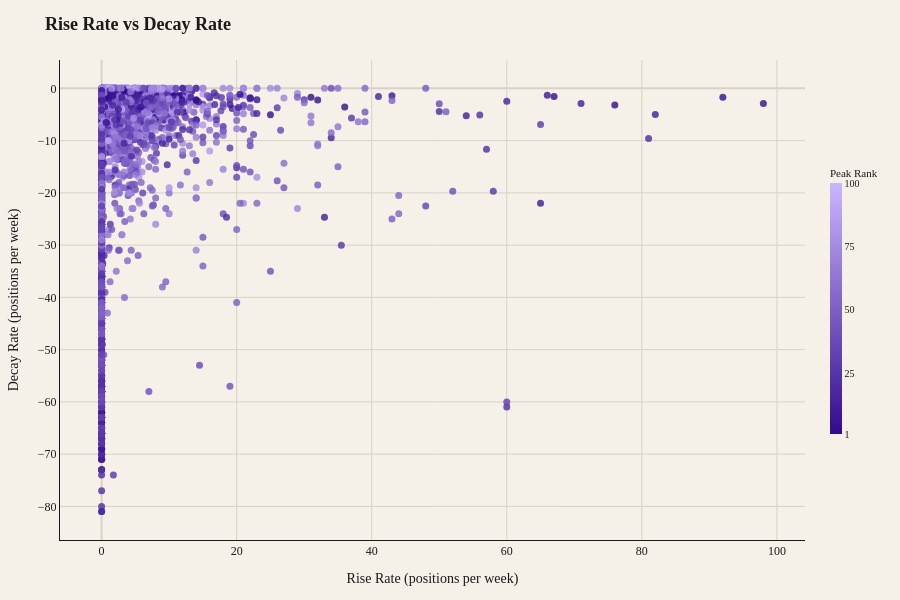

Notebook code cell kept with this figure:
### Code cell
both_df['peak_week_1_index'] = both_df['peak_week']+1
both_df['end_week_1_index'] = both_df['end_week']+1

fig = go.Figure()

fig.add_trace(go.Scatter(
    x=both_df['rise_rate'],
    y=both_df['decay_rate'],
    mode='markers',
    marker=dict(
        size=7,
        color=both_df['peak_rank'],
        colorscale=[
            [0.0,  '#320b8d'],
            [1.0,  "#cab6fd"],
        ],
        colorbar=dict(
            title=dict(text="Peak Rank", font=dict(size=11, color="#1a1a1a")),
            tickvals=[1, 25, 50, 75, 100],
            ticktext=["1", "25", "50", "75", "100"],
            tickfont=dict(size=10, color="#1a1a1a"),
            thickness=12,
            len=0.6,
            outlinewidth=0,
        ),
        cmin=1,
        cmax=100,
        line=dict(width=0),
        opacity=0.8,
    ),
    customdata=both_df[['title', 'artist', 'debut_rank', 'peak_rank', 'end_rank', 'peak_week_1_index', 'post_peak_length', 'end_week_1_index']].values,
    hovertemplate=(
        "<b>%{customdata[0]}</b><br>"
        "%{customdata[1]}<br>"
        "<br>"
        "Rise Rate: %{x:.1f}<br>"
        "Decay Rate: %{y:.1f}<br>"
        "<br>"
        "Debut: #%{customdata[2]:.0f}<br>"
        "Peak: #%{customdata[3]:.0f} (week %{customdata[5]:.0f})<br>"
        "End: #%{customdata[4]:.0f} (week %{customdata[7]:.0f})<br>"
        "<extra></extra>"
    ),
))


fig.update_layout(
    title=dict(
        text=f"<b>Rise Rate vs Decay Rate</b>",
        font=dict(family="Playfair Display, serif", size=18, color="#1a1a1a"),
    ),
    plot_bgcolor="#f5f0e8",
    paper_bgcolor="#f5f0e8",
    font=dict(family="Playfair Display, serif", color="#1a1a1a"),
    xaxis=dict(
        title="Rise Rate (positions per week)",
        gridcolor="#d8d2c6",
        linecolor="#1a1a1a",
        zerolinecolor="#d8d2c6",
    ),
    yaxis=dict(
        title="Decay Rate (positions per week)",
        gridcolor="#d8d2c6",
        linecolor="#1a1a1a",
        zerolinecolor="#d8d2c6",
    ),
    hoverlabel=dict(
        bgcolor="#1a1a1a",
        bordercolor="#1a1a1a",
        font=dict(family="Source Sans 3, sans-serif", size=11, color="#f5f0e8"),
    ),
    width=900,
    height=600,
    margin=dict(t=60, r=20, b=60, l=60),
)

### Figure 1 — Plotly figure (JSON) as saved in the notebook; plotly's stock layout.template omitted (floating-point values rounded to 4 significant figures; data arrays with more than 128 entries replaced by an {"elided": "..."} marker saying what was removed)
{"data": [{"customdata": {"elided": "3757x8 mixed values"}, "hovertemplate": "<b>%{customdata[0]}</b><br>%{customdata[1]}<br><br>Rise Rate: %{x:.1f}<br>Decay Rate: %{y:.1f}<br><br>Debut: #%{customdata[2]:.0f}<br>Peak: #%{customdata[3]:.0f} (week %{customdata[5]:.0f})<br>End: #%{customdata[4]:.0f} (week %{customdata[7]:.0f})<br><extra></extra>", "marker": {"cmax": 100, "cmin": 1, "color": {"elided": "3757 float values"}, "colorbar": {"len": 0.6, "outlinewidth": 0, "thickness": 12, "tickfont": {"color": "#1a1a1a", "size": 10}, "ticktext": ["1", "25", "50", "75", "100"], "tickvals": [1, 25, 50, 75, 100], "title": {"font": {"color": "#1a1a1a", "size": 11}, "text": "Peak Rank"}}, "colorscale": [[0, "#320b8d"], [1, "#cab6fd"]], "line": {"width": 0}, "opacity": 0.8, "size": 7}, "mode": "markers", "type": "scatter", "x": {"elided": "3757 float values"}, "y": {"elided": "3757 float values"}}], "layout": {"font": {"color": "#1a1a1a", "family": "Playfair Display, serif"}, "height": 600, "hoverlabel": {"bgcolor": "#1a1a1a", "bordercolor": "#1a1a1a", "font": {"color": "#f5f0e8", "family": "Source Sans 3, sans-serif", "size": 11}}, "margin": {"b": 60, "l": 60, "r": 20, "t": 60}, "paper_bgcolor": "#f5f0e8", "plot_bgcolor": "#f5f0e8", "title": {"font": {"color": "#1a1a1a", "family": "Playfair Display, serif", "size": 18}, "text": "<b>Rise Rate vs Decay Rate</b>"}, "width": 900, "xaxis": {"gridcolor": "#d8d2c6", "linecolor": "#1a1a1a", "title": {"text": "Rise Rate (positions per week)"}, "zerolinecolor": "#d8d2c6"}, "yaxis": {"gridcolor": "#d8d2c6", "linecolor": "#1a1a1a", "title": {"text": "Decay Rate (positions per week)"}, "zerolinecolor": "#d8d2c6"}}}
